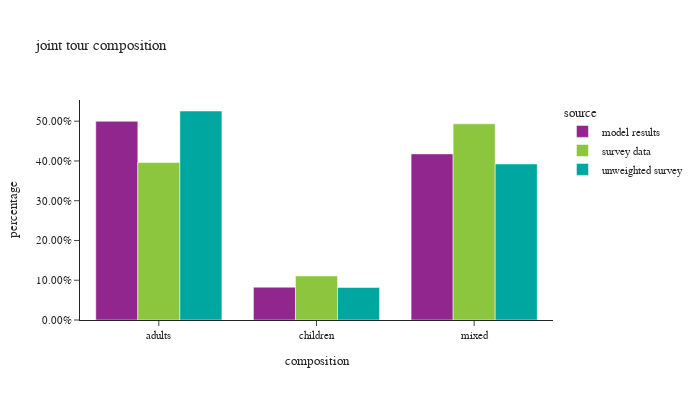

The cell this chart's notebook holds for it:
### Code cell
df_plot = joint_tour_data.groupby(['source','composition'])[['tour_weight']].sum().reset_index()
df_plot['percentage'] = df_plot.groupby(['source'], group_keys=False)['tour_weight']. \
    apply(lambda x: x / float(x.sum()))
# df_plot
fig = px.bar(df_plot, x="composition", y="percentage", color="source",barmode="group", 
             # color_discrete_sequence=config['psrc_color'],
             title="joint tour composition")
fig.for_each_annotation(lambda a: a.update(text = a.text.split("=")[-1]))
fig.update_layout(height=400, width=700, font=dict(size=11), yaxis=dict(tickformat=".2%"), xaxis=dict(dtick="1"))
fig.show()

### Figure 1 — Plotly figure (JSON) as saved in the notebook; plotly's stock layout.template omitted (floating-point values rounded to 4 significant figures)
{"data": [{"alignmentgroup": "True", "hovertemplate": "source=model results<br>composition=%{x}<br>percentage=%{y}<extra></extra>", "legendgroup": "model results", "marker": {"color": "#91268F", "pattern": {"shape": ""}}, "name": "model results", "offsetgroup": "model results", "orientation": "v", "showlegend": true, "textposition": "auto", "type": "bar", "x": ["adults", "children", "mixed"], "xaxis": "x", "y": [0.4997, 0.0825, 0.4178], "yaxis": "y"}, {"alignmentgroup": "True", "hovertemplate": "source=survey data<br>composition=%{x}<br>percentage=%{y}<extra></extra>", "legendgroup": "survey data", "marker": {"color": "#8CC63E", "pattern": {"shape": ""}}, "name": "survey data", "offsetgroup": "survey data", "orientation": "v", "showlegend": true, "textposition": "auto", "type": "bar", "x": ["adults", "children", "mixed"], "xaxis": "x", "y": [0.3959, 0.1107, 0.4934], "yaxis": "y"}, {"alignmentgroup": "True", "hovertemplate": "source=unweighted survey<br>composition=%{x}<br>percentage=%{y}<extra></extra>", "legendgroup": "unweighted survey", "marker": {"color": "#00A7A0", "pattern": {"shape": ""}}, "name": "unweighted survey", "offsetgroup": "unweighted survey", "orientation": "v", "showlegend": true, "textposition": "auto", "type": "bar", "x": ["adults", "children", "mixed"], "xaxis": "x", "y": [0.5256, 0.08185, 0.3925], "yaxis": "y"}], "layout": {"barmode": "group", "font": {"size": 11}, "height": 400, "legend": {"title": {"text": "source"}, "tracegroupgap": 0}, "title": {"text": "joint tour composition"}, "width": 700, "xaxis": {"anchor": "y", "domain": [0.0, 1.0], "dtick": "1", "title": {"text": "composition"}}, "yaxis": {"anchor": "x", "domain": [0.0, 1.0], "tickformat": ".2%", "title": {"text": "percentage"}}}}
